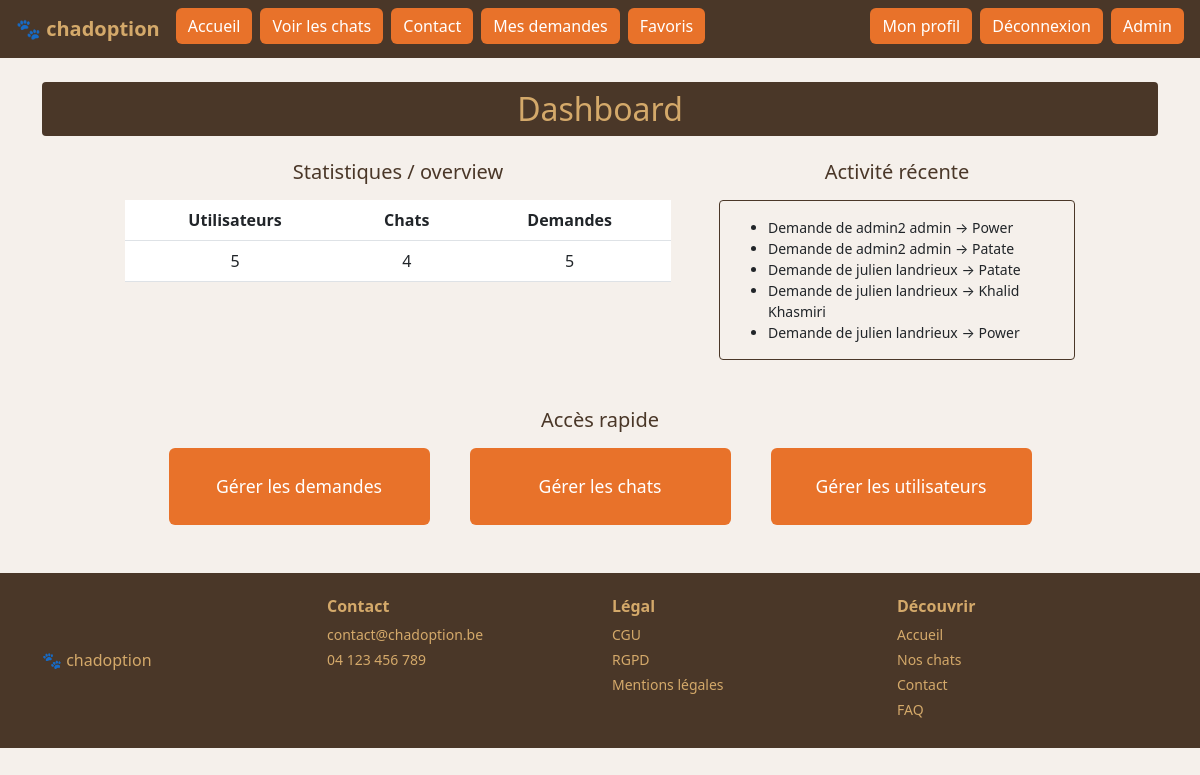
Page /?url=admin (signed in) on the committed database.
### tables this page shows
CREATE TABLE IF NOT EXISTS `demandes_adoption` (
  `id` int NOT NULL AUTO_INCREMENT,
  `id_utilisateur` int NOT NULL,
  `id_chat` int NOT NULL,
  `statut` enum('en_attente','accepte','refuse') NOT NULL DEFAULT 'en_attente',
  `date_demande` datetime NOT NULL DEFAULT CURRENT_TIMESTAMP,
  `message` text,
  PRIMARY KEY (`id`),
  UNIQUE KEY `unique_demande` (`id_utilisateur`,`id_chat`),
  KEY `id_chat` (`id_chat`)
);

CREATE TABLE IF NOT EXISTS `utilisateurs` (
  `id` int NOT NULL AUTO_INCREMENT,
  `nom` varchar(100) NOT NULL,
  `prenom` varchar(100) NOT NULL,
  `email` varchar(150) NOT NULL,
  `mot_de_passe` varchar(255) NOT NULL,
  `role` enum('admin','utilisateur') NOT NULL DEFAULT 'utilisateur',
  `date_inscription` datetime NOT NULL DEFAULT CURRENT_TIMESTAMP,
  PRIMARY KEY (`id`),
  UNIQUE KEY `email` (`email`)
);

CREATE TABLE IF NOT EXISTS `chats` (
  `id` int NOT NULL AUTO_INCREMENT,
  `nom` varchar(100) NOT NULL,
  `age` int NOT NULL,
  `photo` varchar(255) NOT NULL,
  `race` varchar(100) DEFAULT NULL,
  `sexe` enum('male','femelle') NOT NULL,
  `description` text,
  `vaccine` tinyint(1) NOT NULL DEFAULT '0',
  `puce` tinyint(1) NOT NULL DEFAULT '0',
  `statut` enum('disponible','adopte') NOT NULL DEFAULT 'disponible',
  `date_arrivee` date DEFAULT NULL,
  `image` varchar(255) DEFAULT NULL,
  PRIMARY KEY (`id`)
);

### public/views/admin/dashboard.php (the view, shortened to what this page needs)
<?php
require_once ROOT_PATH . '/public/includes/header.php';
$nbUtilisateurs = $pdo->query("SELECT COUNT(*) FROM utilisateurs")->fetchColumn();
$nbChats        = $pdo->query("SELECT COUNT(*) FROM chats")->fetchColumn();
$nbDemandes     = $pdo->query("SELECT COUNT(*) FROM demandes_adoption")->fetchColumn();
$activite = $pdo->query("
    SELECT demandes_adoption.date_demande, utilisateurs.prenom, utilisateurs.nom, chats.nom AS nom_chat
    FROM demandes_adoption
    JOIN utilisateurs ON demandes_adoption.id_utilisateur = utilisateurs.id
    JOIN chats ON demandes_adoption.id_chat = chats.id
    ORDER BY date_demande DESC
    LIMIT 5
")->fetchAll();
?>
<div class="container my-4">
    <h2 class="text-center py-2 mb-4" style="background-color: #4a3728; color: #d4a96a; border-radius: 4px;">Dashboard</h2>
    <div class="row gap-4 justify-content-center">
        <div class="col-12 col-lg-6">
            <h5 class="text-center mb-3" style="color: #4a3728;">Statistiques / overview</h5>
            <table class="table text-center" style="background-color: #f5f0eb;">
                <thead style="background-color: #4a3728; color: #d4a96a;">
                    <tr>
                        <th>Utilisateurs</th>
                        <th>Chats</th>
                        <th>Demandes</th>
                    </tr>
                </thead>
                <tbody>
                    <tr>
                        <td><?= $nbUtilisateurs ?></td>
                        <td><?= $nbChats ?></td>
                        <td><?= $nbDemandes ?></td>
                    </tr>
                </tbody>
            </table>
        </div>
        <div class="col-12 col-lg-4">
            <h5 class="text-center mb-3" style="color: #4a3728;">Activité récente</h5>
            <div class="p-3" style="background-color: #f5f0eb; border: 1px solid #4a3728; border-radius: 4px;">
                <ul class="mb-0">
                    <?php foreach($activite as $a): ?>
                        <li class="small">Demande de <?= $a['prenom'] ?> <?= $a['nom'] ?> → <?= $a['nom_chat'] ?></li>
                    <?php endforeach; ?>
                </ul>
            </div>
        </div>
    </div>
    <h5 class="text-center mt-5 mb-3" style="color: #4a3728;">Accès rapide</h5>
    <div class="row justify-content-center gap-3">
        <div class="col-12 col-lg-3">
            <a href="<?= BASE_URL ?>?url=admin/demandes" class="btn w-100 py-4" style="background-color: #e8722a; color: white; font-size: 1.1rem;">Gérer les demandes</a>
        </div>
        <div class="col-12 col-lg-3">
            <a href="<?= BASE_URL ?>?url=admin/chats" class="btn w-100 py-4" style="background-color: #e8722a; color: white; font-size: 1.1rem;">Gérer les chats</a>
        </div>
        <div class="col-12 col-lg-3">
            <a href="<?= BASE_URL ?>?url=admin/users" class="btn w-100 py-4" style="background-color: #e8722a; color: white; font-size: 1.1rem;">Gérer les utilisateurs</a>
        </div>
    </div>
</div>
<?php require_once ROOT_PATH . '/public/includes/footer.php'; ?>

### public/includes/header.php (style rules this page uses)
body { background-color: #f5f0eb; }

### rows in the picture
demandes_adoption: id_utilisateur.prenom "admin2", id_utilisateur.nom "admin", id_chat.nom "Power"
demandes_adoption: id_utilisateur.prenom "admin2", id_utilisateur.nom "admin", id_chat.nom "Patate"
demandes_adoption: id_utilisateur.prenom "julien", id_utilisateur.nom "landrieux", id_chat.nom "Patate"
demandes_adoption: id_utilisateur.prenom "julien", id_utilisateur.nom "landrieux", id_chat.nom "Khalid Khasmiri"
demandes_adoption: id_utilisateur.prenom "julien", id_utilisateur.nom "landrieux", id_chat.nom "Power"

### other values in the picture
$nbUtilisateurs "5"
$nbChats "4"
$nbDemandes "5"
